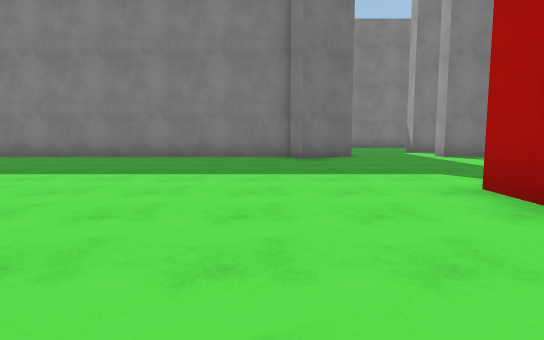
[1] (above)

18 first-person views from a walk through a scene from a Unity 3-D project. The camera is 1.2 m above the floor, tilts 6° down and sees 75° across. The floor is counted in squares, 2 m on a side. Each view is taken from the middle of a square. On the plan, view 1 faces up. The plan holds only what a view shows up to about 10 squares ahead; the rest is blank. The player is left out. Surface patterns are stand-ins for the level's own textures.

[2]
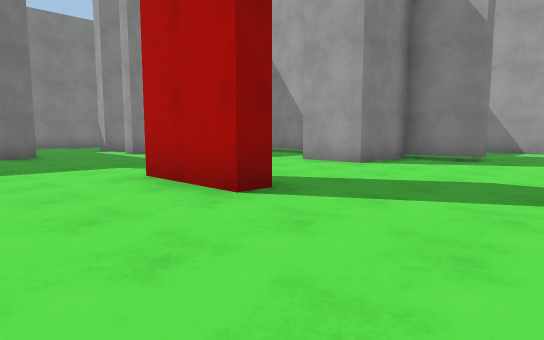

[3]
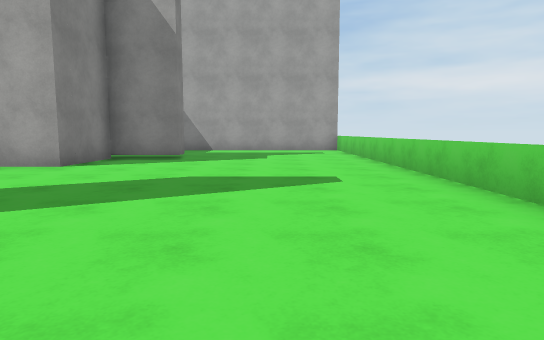

[4]
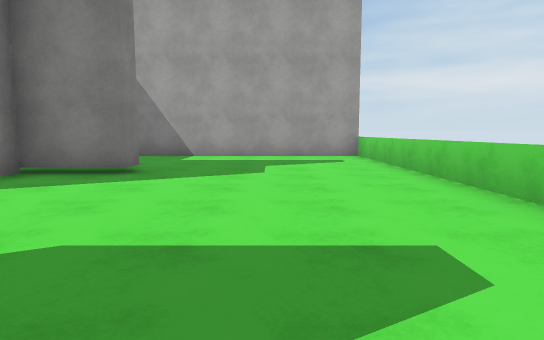

[5]
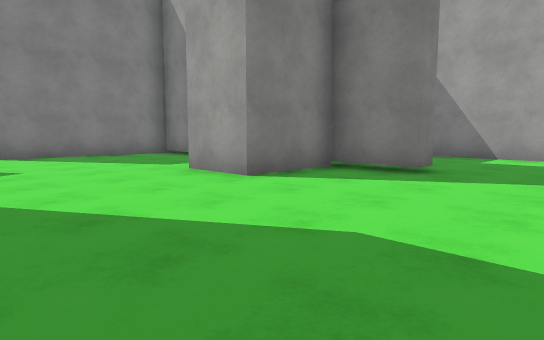

[6]
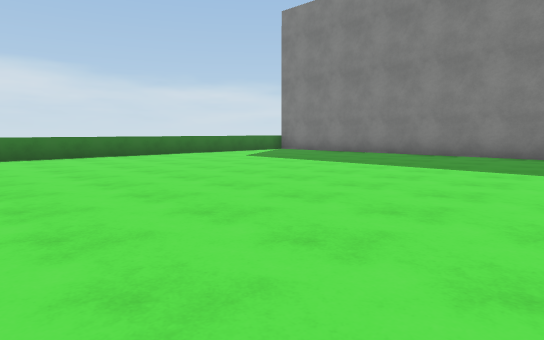

[7]
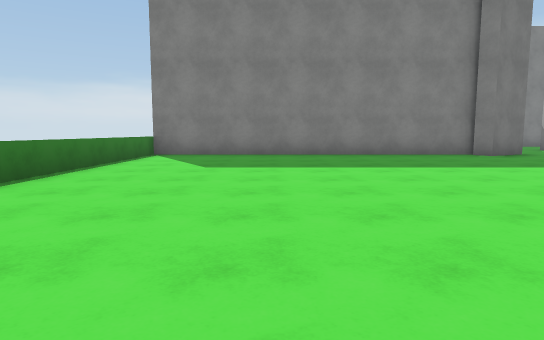

[8]
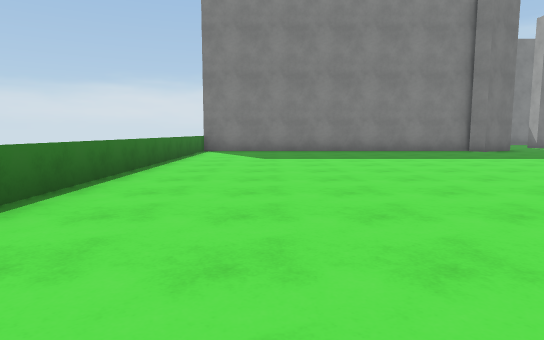

[9]
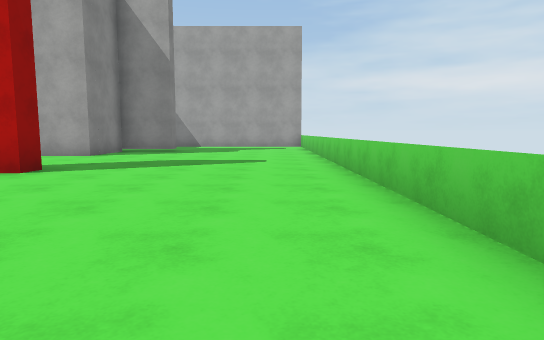

[10]
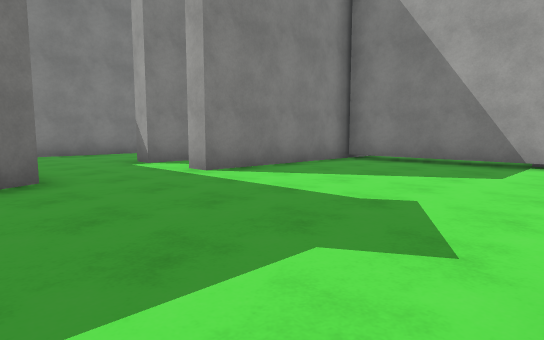

[11]
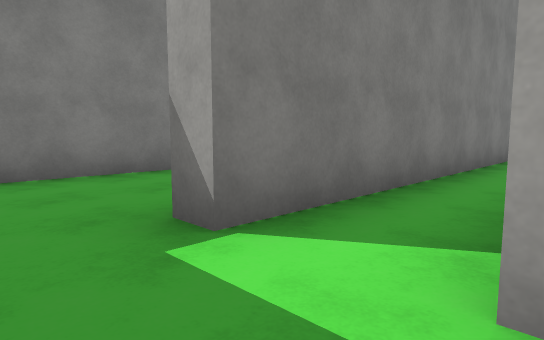

[12]
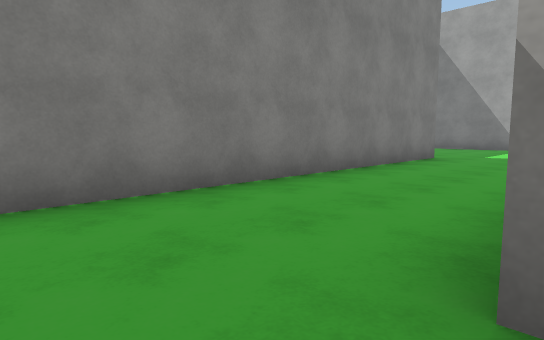

[13]
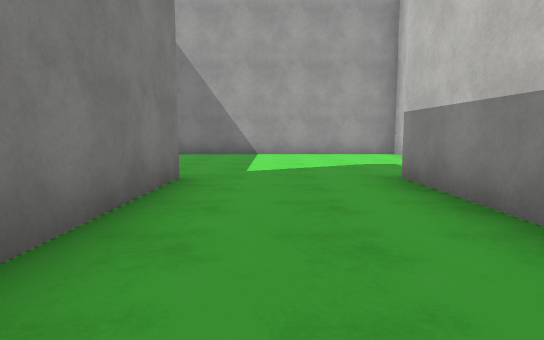

[14]
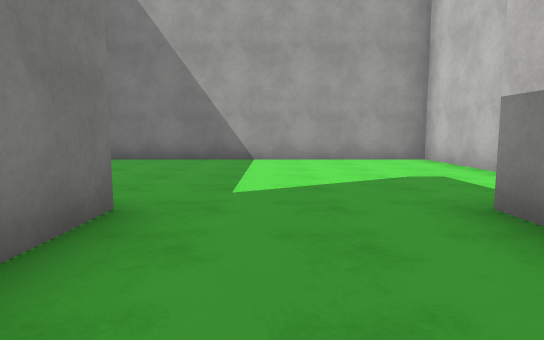

[15]
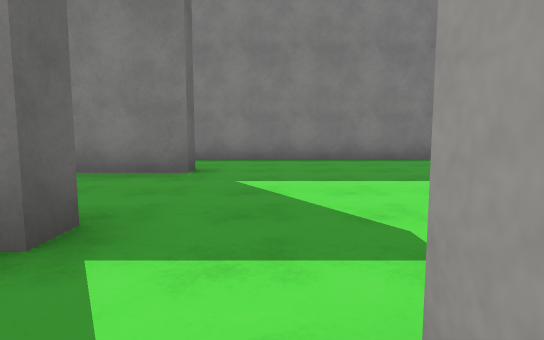

[16]
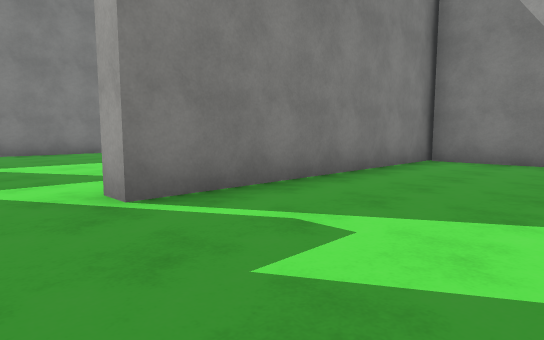

[17]
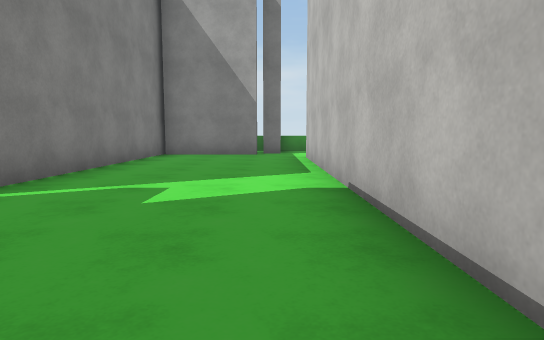

[18]
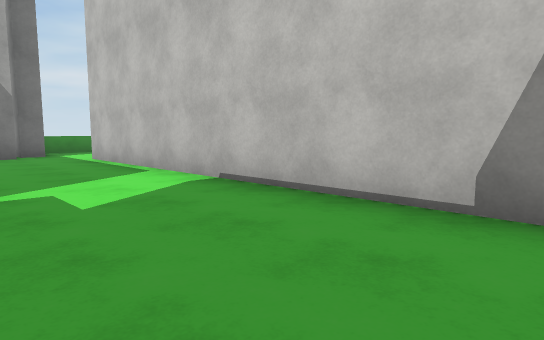

### Floor plan
Points are (right, up) in squares from view 1. A wall is a line through its corners. A room is listed if a view was taken in it or the views show most of it. See-through windows are left out.
Room 1 (views 1, 2, 3, 4, 5, 6, 7, 8, 9, 10, 11)
walls: (2.8, 1.7) (2.3, 1.7) (2.3, 3.8); (0.6, 8.7) (-8.2, 8.7); (2, 8.9) (0.7, 8.2) (0.4, 8.6); (8.7, 1.2) (8.2, 1.2) (8.2, 2.7) (6.3, 2.7) (6.3, 4.2); (8.2, 4.9) (8.2, 8.7); (8.5, 8.7) (4.3, 8.7) (4.3, 9.2); (12.3, -3.3) (12.3, 2.5)
low walls: (-1.5, -3.3) (12.3, -3.3); (-8.2, 8.7) (-8.2, -0.1)
ways out: opening at (3.5, 9) to room 2
Room 2 (views 12, 13, 14)
walls: (11.8, 14.8) (11.8, 14.2) (3, 14.2); (9.1, 11.2) (11.8, 11.2) (11.8, 10.7) (4.3, 10.7) (4.3, 11.2); (14.4, 9.5) (17, 9.5) (17, 16.8); (16.6, 17) (11.2, 17)
ways out: opening at (3.5, 9) to room 1; opening at (12.5, 9) to room 3
Room 3 (views 15, 16, 17, 18)
walls: (10.2, 5.2) (18.8, 5.2); (19.8, 6.4) (19.8, 9); (20.1, 9) (13.2, 9) (13.2, 9.6)
ways out: opening at (12.5, 9) to room 2; opening at (19, 6)

Positions as (right, up) in squares from view 1, and headings:
1: (0, 0), facing up
2: (0, -1), facing up-right
3: (0, -1), facing right
4: (3, -1), facing right
5: (3, -1), facing up-right
6: (1, -1), facing up-left
7: (-5, -1), facing up
8: (-6, -3), facing up
9: (-3, -2), facing right
10: (1, 4), facing up-right
11: (3, 9), facing up-right
12: (3, 11), facing up-right
13: (7, 13), facing right
14: (9, 13), facing right
15: (13, 9), facing up
16: (12, 6), facing up-right
17: (10, 6), facing right
18: (10, 8), facing down-right
